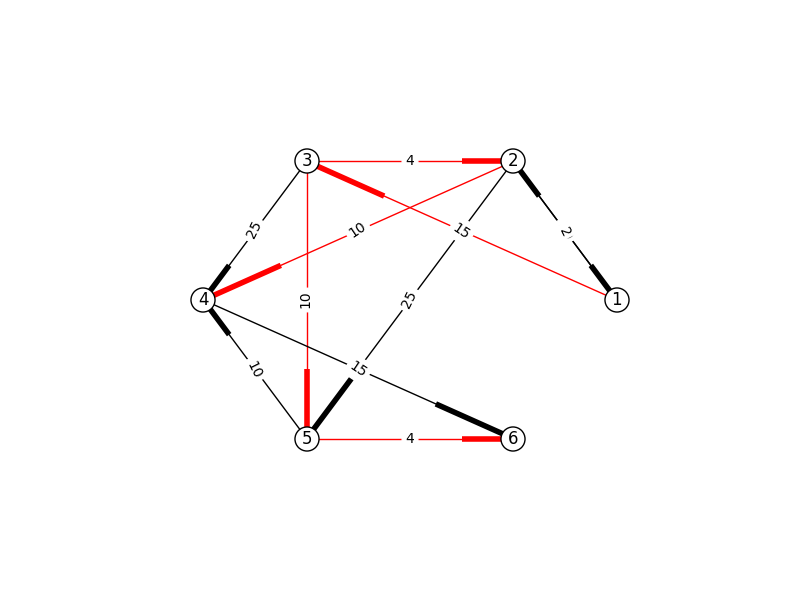

Recreate this plot in Python.
#!/usr/bin/env python2
# -*- coding: utf-8 -*-
"""
Created on Sun Mar 27 01:20:46 2016

@author: caioau
"""

import matplotlib.pyplot as plt
import networkx as nx
from networkx.drawing.nx_agraph import graphviz_layout


def main():
    G = nx.DiGraph()  # G eh um grafo direcionado
    # gera o grafo apartir de suas arestas
    G.add_weighted_edges_from([(1,2,20),(1,3,15),(2,1,2),(2,4,10),(2,5,25),(3,2,4),(3,4,25),(3,5,10),(4,6,15),(5,4,10),(5,6,4)])
    for i in G.edges():
        # print i[0], i[1]
        G[i[0]][i[1]]["color"] = "black"
    # G[1][2]["color"] = "red"
    distancia, caminho = nx.single_source_dijkstra(G,1)
    print caminho
    print distancia
    for i in caminho:
        print i, caminho[i]
        for j in range(1, len(caminho[i])):
            #print caminho[i][j-1], caminho[i][j]
            G[caminho[i][j-1]][caminho[i][j]]["color"] = "red"
    desenhaGrafo(G, "grafo-1a.png")


def desenhaGrafo(G,pngfilename): # desenha o grafo e salva numa imagem png
    edge_labels=dict([((u,v,),d['weight']) # gera os labels das arestas
                    for u,v,d in G.edges(data=True)])
    colors = [G[u][v]['color'] for u,v in G.edges()]
    pos = nx.circular_layout(G)  # obtem a posicao dos nos (para desenhalo) # TODO: desativar isso?
    #  progs: dot,neato,twopi,circo,fdp,sfdp
    nx.draw_networkx_edges(G,pos, edge_color=colors) # desenha as arestas
    nx.draw_networkx_labels(G,pos) # desenha os labels das arestas
    nx.draw_networkx_edge_labels(G,pos,edge_labels=edge_labels) # desenha os labels dos nos
    nx.draw_networkx_nodes(G,pos,node_color='w') # desenha os nos
    plt.axis('off') # desativa os eixos
    plt.savefig(pngfilename)
    plt.close("all")

if __name__ == "__main__":
    main()
